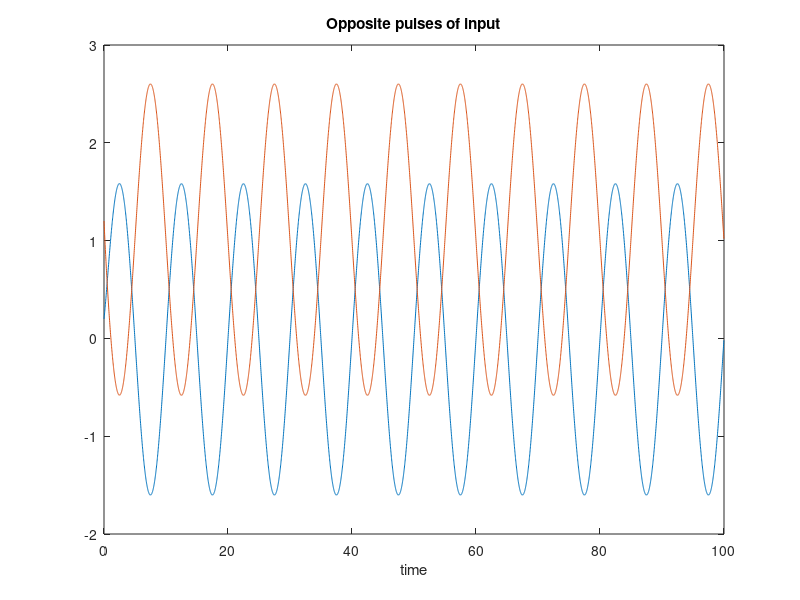

This figure's MATLAB source:
%Mutual integration in the mutual inhibition circuit
% linear transfer function in the circuit
% frate = W*s(:,i) + b

close all; clear all;
N=2; % num neurons
tau = 1; % time is in multiples of tau
dt = 0.02; % fraction of tau
Trun = 100; % multiples of tau
Nrun = Trun/dt; % num timesteps
time=0:dt:Trun-dt; % multiples of tau
alpha = 5; % steepness of sigmod nonlinearity
w=1; 
W=[[0,-w];[-w,0]];
s=zeros(2,Nrun); % synaptic activity of cells full trace

% initial conditions
s(1,1) = 0.2; 
s(2,1) = 1.2;

b_0 = 1;
q = zeros(1,Nrun);
q = b_0*cos(2*pi*((1:Nrun)*dt)/(10));
b = [b_0+q; b_0 - q];

%linear transfer function
f = @(x) x;

for i=1:Nrun-1,
    
    frate= f(W*s(:,i) + b(:,i));
    s(:,i+1) = s(:,i) + dt*(-s(:,i)+frate);

end

figure(2);
plot(time,s');
xlabel('time');
title('Opposite pulses of input');
